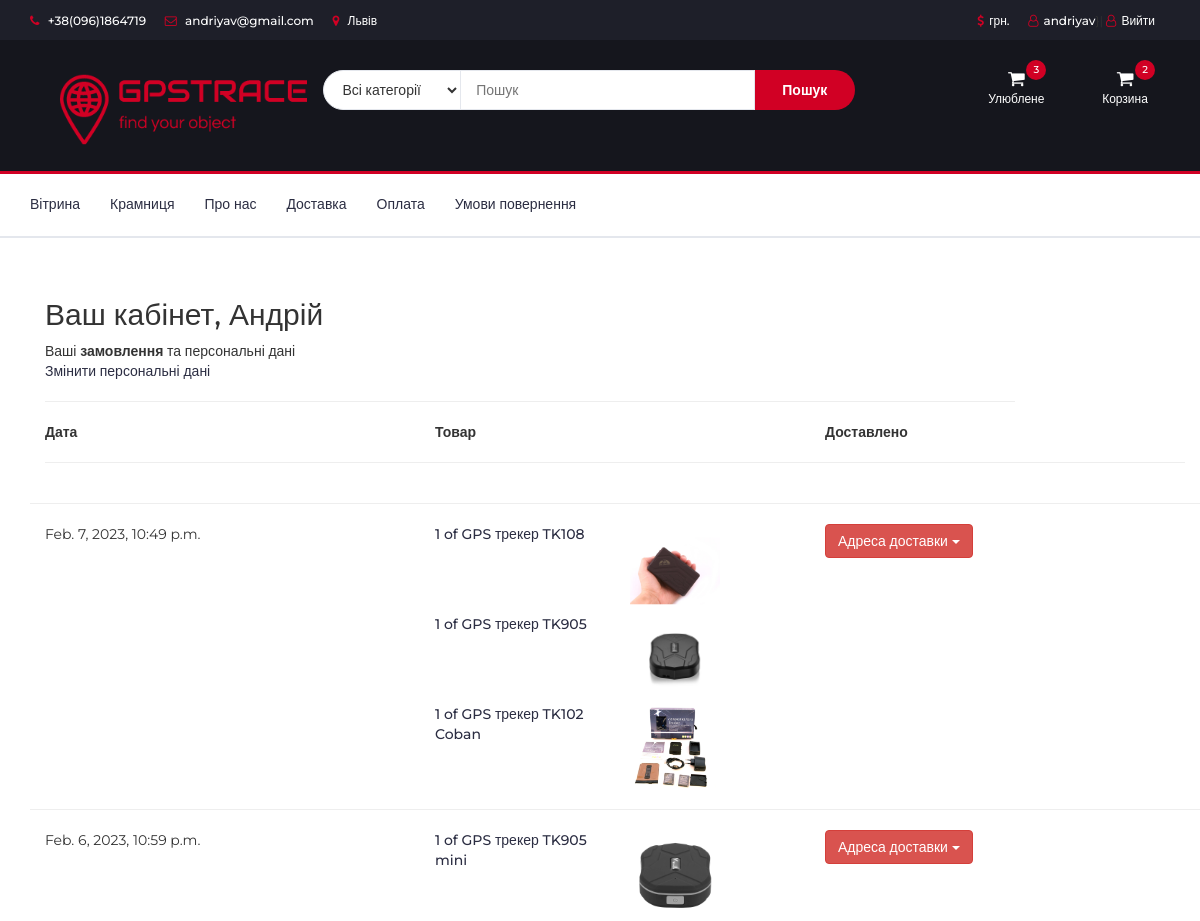
The app's page /account/dashboard/ (signed in, upper part), older data.
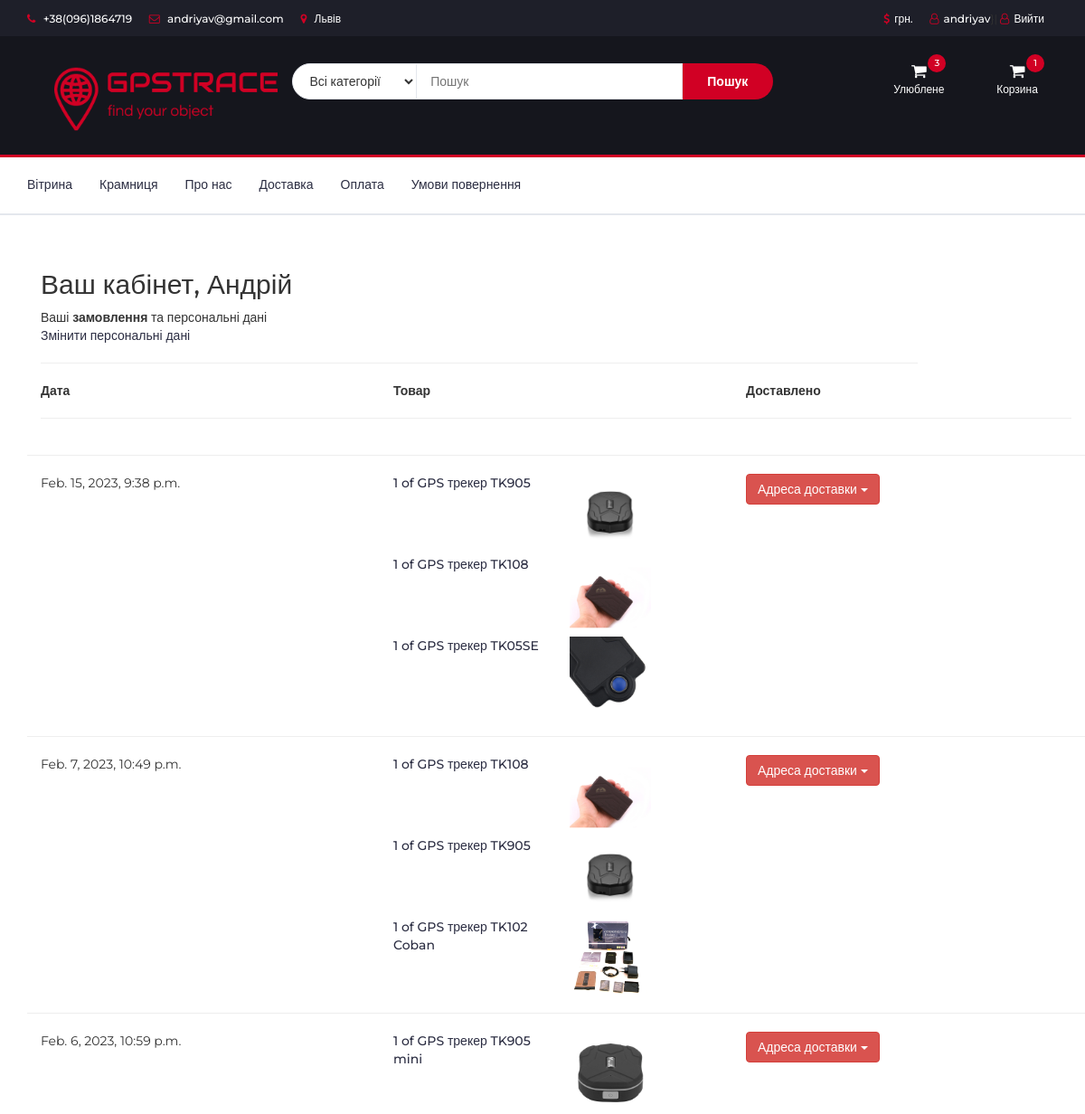
The same page, newer data.
### account/models.py (models this page shows, shortened)
class UserBase(AbstractBaseUser, PermissionsMixin):
    email = models.EmailField(_('Електронна адреса'), unique=True)
    user_name = models.CharField(max_length=150, unique=True)
    first_name = models.CharField(max_length=150, blank=True)
    about = models.TextField(_(
        'about'), max_length=500, blank=True)
    phone_number = models.CharField(max_length=15, blank=True)
    postcode = models.CharField(max_length=12, blank=True)
    address_line_1 = models.CharField(max_length=150, blank=True)
    address_line_2 = models.CharField(max_length=150, blank=True)
    town_city = models.CharField(max_length=150, blank=True)
    is_active = models.BooleanField(default=False)
    is_staff = models.BooleanField(default=False)
    created = models.DateTimeField(auto_now_add=True)
    updated = models.DateTimeField(auto_now=True)
    objects = CustomAccountManager()
    USERNAME_FIELD = 'email'
    REQUIRED_FIELDS = ['user_name']

### store/models.py (models this page shows, shortened)
class Order(models.Model):
    user = models.ForeignKey(settings.AUTH_USER_MODEL,
                             on_delete=models.CASCADE, null=True, blank=True)
    items = models.ManyToManyField(OrderItem)
    start_date = models.DateTimeField(auto_now_add=True)
    ordered_date = models.DateTimeField()
    ordered = models.BooleanField(default=False)
    ordered_date = models.DateTimeField(null=True)
    first_name = models.CharField(max_length=200,  blank=True, null=True)
    last_name = models.CharField(max_length=200, null=True)
    email = models.CharField(max_length=200, null=True)
    street_address = models.CharField(max_length=200, null=True)
    city = models.CharField(max_length=200, null=True)
    index = models.CharField(max_length=200, null=True)
    phone = models.CharField(max_length=200, null=True)
    first_name_np = models.CharField(max_length=200, blank=True, null=True)
    last_name_np = models.CharField(max_length=200, null=True)
    phone_np = models.CharField(max_length=200, null=True)
    city_np = models.CharField(max_length=200, null=True)
    address_np = models.CharField(max_length=200, null=True)
    order_notes = models.TextField(max_length=5000, null=True, blank=True)

class OrderItem(models.Model):
    user = models.ForeignKey(settings.AUTH_USER_MODEL,
                             on_delete=models.CASCADE, null=True, blank=True)
    ordered = models.BooleanField(default=False)
    item = models.ForeignKey(Item, on_delete=models.CASCADE)
    quantity = models.IntegerField(default=1)
    def __str__(self):
        return f'{self.quantity} of {self.item.title}'

class Item(models.Model):
    title = models.CharField(max_length=100, null=True, verbose_name='Назва товару')
    slug = models.SlugField(max_length=100, unique=True, db_index=True, null=True)
    photo = models.ImageField(upload_to='img', null=True)
    price = models.FloatField(blank=True, null=True, verbose_name='Ціна товару')
    discount = models.IntegerField(blank=True, null=True, verbose_name='Знижка у %')
    short_description = models.TextField(max_length=5000, null=True, blank=True, verbose_name='Короткий опис')
    description = models.TextField(max_length=5000, null=True, blank=True, verbose_name='Опис')
    details = models.TextField(max_length=5000, null=True, blank=True, verbose_name='Деталі')
    label = models.CharField(choices=LABEL_CHOICES, max_length=20, null=True, blank=True, verbose_name='Акційна мітка')
    battery = models.IntegerField(choices=BATTERY_CHOICES, null=True, blank=True,
                               verbose_name='Ємність акумуляторної батареї')
    cat = models.ForeignKey('Category', on_delete=models.PROTECT, null=True)
    quantity = models.IntegerField(default=1)
    def get_absolute_url(self):
        return reverse('itemv', kwargs={'item_slug': self.slug})
    def discount_price_calculation(self):
        self.discount_price = self.price - (self.price * (self.discount / 100))
        return self.discount_price

### account/views.py (the view, shortened to what this page needs)
# urls.py: path('dashboard/', views.dashboard, name='dashboard'),
@login_required
def dashboard(request):
    cart = Cart(request)
    request.session['skey'] = {}
    request.session.modified = True
    orders = Order.objects.filter(user=request.user).filter(ordered=True).order_by('-ordered_date')
    return render(request, 'account/user/dashboard.html', {'orders': orders})

### cart/cart.py (called while the page is built, shortened)
    def __iter__(self):
        item_slugs = self.cart.keys()
        items = Item.objects.filter(slug__in=item_slugs)
        cart = self.cart.copy()
        for item_s in items:
            cart[item_s.slug]['title'] = str(item_s.title)
            cart[item_s.slug]['photo'] = 'static/' + str(item_s.photo)
            cart[item_s.slug]['discount'] = item_s.discount
            cart[item_s.slug]['slug'] = str(item_s.slug)

### cart/context_processors.py (called while the page is built)
def cart(request):
    return {'cart': Cart(request)}

### store/models.py (called while the page is built)
    def get_absolute_url(self):
        return reverse('category', kwargs={'cat_slug': self.slug})

### store/templatetags/store_tags.py (called while the page is built)
@register.inclusion_tag('store/list_categories.html')
def get_categories():
    cats = Category.objects.all()
    return {'cats': cats}

@register.filter
def cart_item_count(user):
    if user.is_authenticated:
        qs = Order.objects.filter(user=user, ordered=False).select_related('user')
        if qs.exists():
            return qs[0].items.count()
    return 0

@register.filter
def get_cart_navbar(user):
    if user.is_authenticated:
        cart_item = OrderItem.objects.filter(user=user, ordered=False).select_related('item')
        if cart_item.exists():
            return cart_item

### store/templates/account/user/dashboard.html (shortened to what this page needs)
<!DOCTYPE html>
{% load static %}
<html lang="en">
<head>
    <link type="text/css" rel="stylesheet" href="{% static 'css/bootstrap.min.css' %}"/>
    <link type="text/css" rel="stylesheet" href="{% static 'css/slick.css' %}"/>
    <link type="text/css" rel="stylesheet" href="{% static 'css/slick-theme.css' %}"/>
    <link type="text/css" rel="stylesheet" href="{% static 'css/nouislider.min.css' %}"/>
    <link rel="stylesheet" href="{% static 'css/font-awesome.min.css' %}">
    <link type="text/css" rel="stylesheet" href="{% static 'css/style.css' %}"/>
</head>
<body>
{% include "store/navbar.html" %}
        <div class="container">
            <div class="row">
                <div class="col-md-10">
                    <br>
<br>
<main class="pt-5">
    <div class="container" style="max-width: 1000px">
        <div class="col-12">
            <h1 class="h2">Ваш кабінет, {{ request.user.first_name }}</h1>
        </div>
        <div class="col-12 d-flex justify-content-between">
            <div>Ваші <b>замовлення</b> та персональні дані</div>
            <div><a href="{% url "account:edit_details" %}">Змінити персональні дані</a></div>
        </div>
        <hr/>
    </div>
    <div class="container" style="max-width: 10000px">
        <div class="row">
            <div class="col-md-4"><b>Дата</b></div>
            <div class="col-md-4"><b>Товар</b></div>
            <div class="col-md-4"><b>Доставлено</b></div>
        </div>
        <hr/>
        {% for order in orders %}
        <div class="row">
            <hr/>
            <div class="col-md-4">{{order.ordered_date}}</div>
            <div class="col-md-4">
                {% for item in order.items.all %}
                <div class="row">
                    <div class="col-md-6"> <a href='{{item.item.get_absolute_url}}'>{{item}}</a></div>
                    <a href="{{item.item.get_absolute_url}}">
                                        <div class="product-img">
                    <div class="col-md-6"><img class="img-fluid" style="width:90px" src="{{item.item.photo.url}}"/>
                    </div>
                </div>
                    </a>
                </div>
                {% endfor %}
            </div>
            <div class="col-md-4">
                <div class="dropdown">
                    <button class="btn btn-danger" type="button" id="dropdownMenu1" data-toggle="dropdown"
                            aria-haspopup="true" aria-expanded="true">
                        Адреса доставки
                        <span class="caret"></span>
                    </button>
                </div>
            </div>
        </div>
        {% endfor %}
    </div>
                 </div>
            </div>
        </div>
</body>
</html>

### store/templates/store/navbar.html (shortened to what the changed rows need)
<!DOCTYPE html>
{% load static %}
{% load store_tags %}
 <html lang="en">
    <head>
<link type="text/css" rel="stylesheet" href="{% static 'css/bootstrap.min.css' %}"/>
<link type="text/css" rel="stylesheet" href="{% static 'css/slick.css' %}"/>
<link type="text/css" rel="stylesheet" href="{% static 'css/slick-theme.css' %}"/>
<link type="text/css" rel="stylesheet" href="{% static 'css/nouislider.min.css' %}"/>
<link rel="stylesheet" href="{% static 'css/font-awesome.min.css' %}">
<link type="text/css" rel="stylesheet" href="{% static 'css/style.css' %}"/>
	</head>
<header>
    <div id="top-header">
        <div class="container">
            <ul class="header-links pull-right">
                {% if request.user.is_authenticated %}
                <li><a href="{% url "account:dashboard" %}"><i class="fa fa-user-o"></i>{{ user.user_name }}</a>}|
                    <a href="{% url 'logout'  %}"><i class="fa fa-user-o"></i>Вийти</li>
                {% else %}
                <li><a href="{% url "account:login" %}"><i class="fa fa-user-o"></i>Обліковий запис</a></li>
                {% endif %}
            </ul>
        </div>
    </div>
    <div id="header">
        <div class="container">
            <div class="row">
                <div class="cart-manu">
                <div class="col-md-3 clearfix">
                    <div class="header-ctn">
                         <div class="dropdown">
                            <a class="dropdown-toggle" data-toggle="dropdown" aria-expanded="true">
                                <i class="fa fa-shopping-cart"></i>
                                <span>Улюблене</span>
                                <div class="qty">{{ request.user|favorite_item_count }}</div>
                            </a>
                        </div>
                        <div class="dropdown">
                            <a class="dropdown-toggle"  data-toggle="dropdown" aria-expanded="true" >
                                <i class="fa fa-shopping-cart" ></i>
                                    <span>Корзина</span>
                                {% if user.is_authenticated %}
                                <div class="qty">{{ request.user|cart_item_count }}</div>
                                {% endif %}
								</div>
                            </div>
                        </div>
                    </div>
            </div>
</header>

Row changes from the older to the newer data that the page shows:
computed for UserBase "Андрій": user|cart_item_count "2" → "1"
now on this page (row edited): Order: ordered_date "Feb. 15, 2023, 9:38 p.m."
now on this page (row edited): OrderItem: quantity+item "1 of GPS трекер TK905", item.photo (picture), shown under "Feb. 15, 2023, 9:38 p.m."
now on this page (row edited): OrderItem: quantity+item "1 of GPS трекер TK108", item.photo (picture), shown under "Feb. 15, 2023, 9:38 p.m."
added OrderItem: quantity+item "1 of GPS трекер TK05SE", item.photo (picture), shown under "Feb. 15, 2023, 9:38 p.m."
